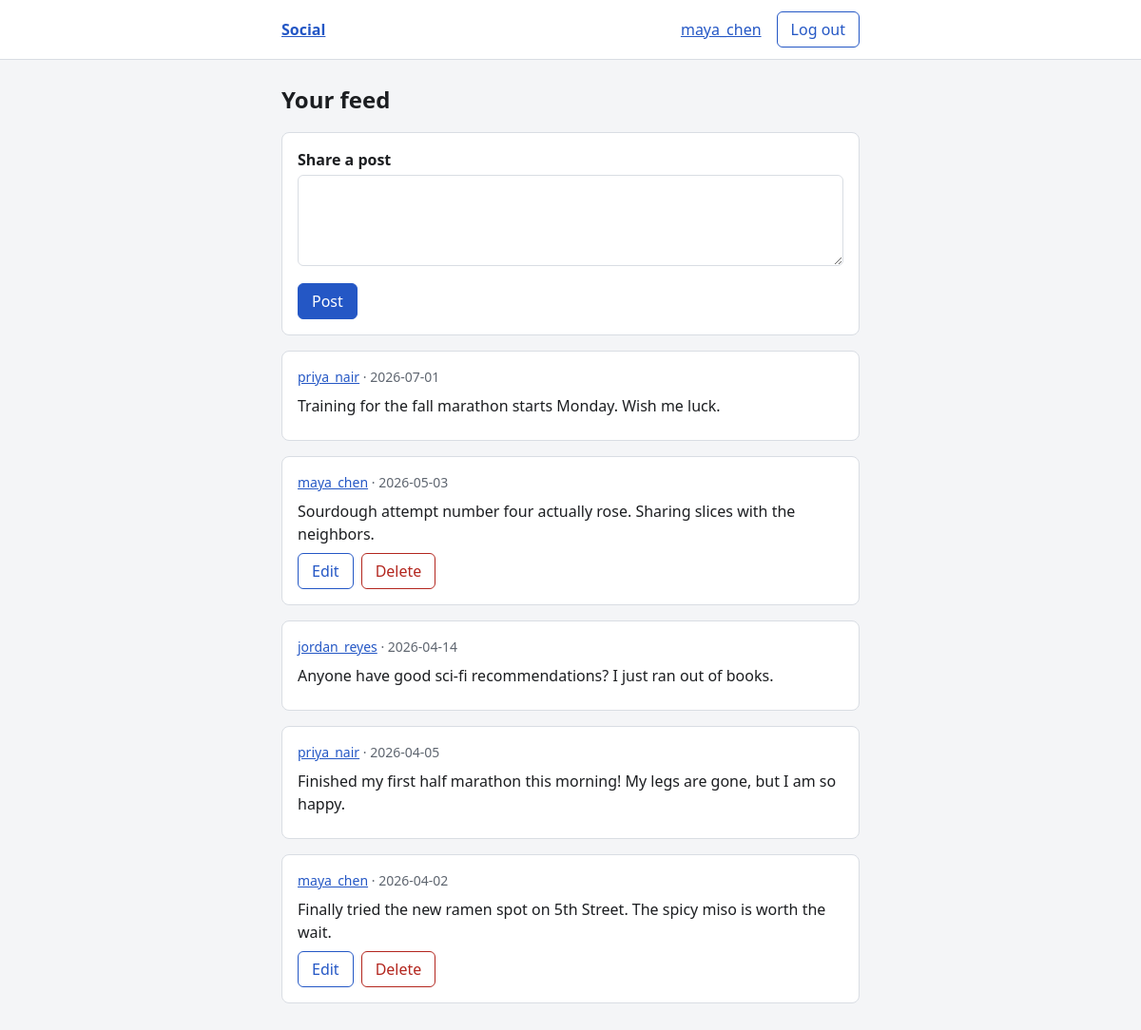
Screenshot of / (signed in) with the database file from the repository.
### tables this page shows
CREATE TABLE Users (
        userID INTEGER PRIMARY KEY AUTOINCREMENT,
        username TEXT NOT NULL,
        email TEXT UNIQUE NOT NULL,
        password TEXT NOT NULL,
        bio TEXT,
        joinDate DATE
    );

CREATE TABLE Posts (
        postID INTEGER PRIMARY KEY AUTOINCREMENT,
        userID INTEGER NOT NULL,
        content BLOB NOT NULL,
        postDate DATE,
        FOREIGN KEY (userID) REFERENCES Users (userID)
    );

### app.py (the view)
@app.get("/")
@login_required
def feed():
    posts = (
        get_db()
        .execute(
            """
            SELECT p.postID, p.userID, p.content, p.postDate, u.username
            FROM Posts p
            JOIN Users u ON u.userID = p.userID
            WHERE p.userID = :me
               OR p.userID IN (
                    SELECT userID2 FROM Friendships WHERE userID1 = :me AND status = 1
                    UNION
                    SELECT userID1 FROM Friendships WHERE userID2 = :me AND status = 1
               )
            ORDER BY p.postDate DESC, p.postID DESC
            """,
            {"me": g.user["userID"]},
        )
        .fetchall()
    )
    return render_template("posts.html", title="Your feed", posts=posts, show_form=True,
                           max_length=MAX_POST_LENGTH)

### app.py (called while the page is built)
def get_db():
    if "db" not in g:
        g.db = sqlite3.connect(app.config["DATABASE"])
        g.db.row_factory = sqlite3.Row
        g.db.execute("PRAGMA foreign_keys = ON")
    return g.db

@app.before_request
def load_user():
    user_id = session.get("userID")
    g.user = (
        get_db().execute("SELECT userID, username FROM Users WHERE userID = ?", (user_id,)).fetchone()
        if user_id
        else None
    )

def login_required(view):
    @wraps(view)
    def wrapped(**kwargs):
        if g.user is None:
            return redirect(url_for("login"))
        return view(**kwargs)
    return wrapped

### templates/posts.html (shortened to what this page needs)
{% extends "base.html" %}
{% block content %}
<h1>{{ title }}</h1>
{% if show_form %}
<form class="card" method="post" action="{{ url_for('create_post') }}">
  <label for="content">Share a post</label>
  <textarea id="content" name="content" maxlength="{{ max_length }}" required></textarea>
  <button>Post</button>
</form>
{% endif %}
{% for post in posts %}
<article class="card">
  <div class="meta">
    <a href="{{ url_for('user_posts', user_id=post.userID) }}">{{ post.username }}</a> · {{ post.postDate }}
  </div>
  <p class="content">{{ post.content }}</p>
  {% if post.userID == g.user.userID %}
  <div class="actions">
    <a class="button secondary" href="{{ url_for('edit_post', post_id=post.postID) }}">Edit</a>
    <form method="post" action="{{ url_for('delete_post', post_id=post.postID) }}"
          onsubmit="return confirm('Delete this post? Its comments and likes are deleted too.')">
      <button class="danger">Delete</button>
    </form>
  </div>
  {% endif %}
</article>
{% else %}
<p class="meta">No posts yet.</p>
{% endfor %}
{% endblock %}

### templates/base.html (shortened to what this page needs)
<!doctype html>
<html lang="en">
<head>
</head>
<body>
  <header>
    <nav aria-label="Main">
      <a class="brand" href="{{ url_for('feed') }}">Social</a>
      {% if g.user %}
        <a href="{{ url_for('user_posts', user_id=g.user.userID) }}">{{ g.user.username }}</a>
        <form method="post" action="{{ url_for('logout') }}"><button class="secondary">Log out</button></form>
      {% endif %}
    </nav>
  </header>
  <main>
    {% block content %}{% endblock %}
  </main>
</body>
</html>

### templates/base.html (style rules this page uses)
:root { color-scheme: light dark; --bg: #f4f5f7; --card: #fff; --text: #1c1e21; --muted: #5f6670; --line: #d9dde3; --accent: #2457c5; --danger: #b3261e; }
* { box-sizing: border-box; }
body { margin: 0; background: var(--bg); color: var(--text); font: 16px/1.5 system-ui, sans-serif; }
header { background: var(--card); border-bottom: 1px solid var(--line); }
nav { display: flex; align-items: center; gap: 16px; max-width: 640px; margin: auto; padding: 12px 16px; }
nav .brand { font-weight: 700; margin-right: auto; }
main { max-width: 640px; margin: auto; padding: 24px 16px; }
h1 { font-size: 1.5rem; margin: 0 0 16px; }
a { color: var(--accent); }
.card { background: var(--card); border: 1px solid var(--line); border-radius: 8px; padding: 16px; margin-bottom: 16px; }
.meta { color: var(--muted); font-size: .875rem; }
.content { white-space: pre-wrap; overflow-wrap: anywhere; margin: 8px 0; }
.actions { display: flex; gap: 8px; align-items: center; }
form { margin: 0; }
label { display: block; font-weight: 600; margin-bottom: 4px; }
input, textarea { width: 100%; padding: 8px; margin-bottom: 12px; font: inherit; color: inherit; background: transparent; border: 1px solid var(--line); border-radius: 6px; }
textarea { min-height: 96px; resize: vertical; }
button, .button { font: inherit; padding: 6px 14px; border-radius: 6px; border: 1px solid var(--accent); background: var(--accent); color: var(--card); cursor: pointer; text-decoration: none; }
button.secondary, .button.secondary { background: transparent; color: var(--accent); }
button.danger { background: transparent; border-color: var(--danger); color: var(--danger); }

### rows the page displays
Users: user.username "maya_chen"
Posts: username "priya_nair", postDate "2026-07-01", content "Training for the fall marathon starts Monday. Wish me luck."
Posts: username "maya_chen", postDate "2026-05-03", content "Sourdough attempt number four actually rose. Sharing slices with the neighbors."
Posts: username "jordan_reyes", postDate "2026-04-14", content "Anyone have good sci-fi recommendations? I just ran out of books."
Posts: username "priya_nair", postDate "2026-04-05", content "Finished my first half marathon this morning! My legs are gone, but I am so happy."
Posts: username "maya_chen", postDate "2026-04-02", content "Finally tried the new ramen spot on 5th Street. The spicy miso is worth the wait."

### other values shown
{{ title }} "Your feed"
